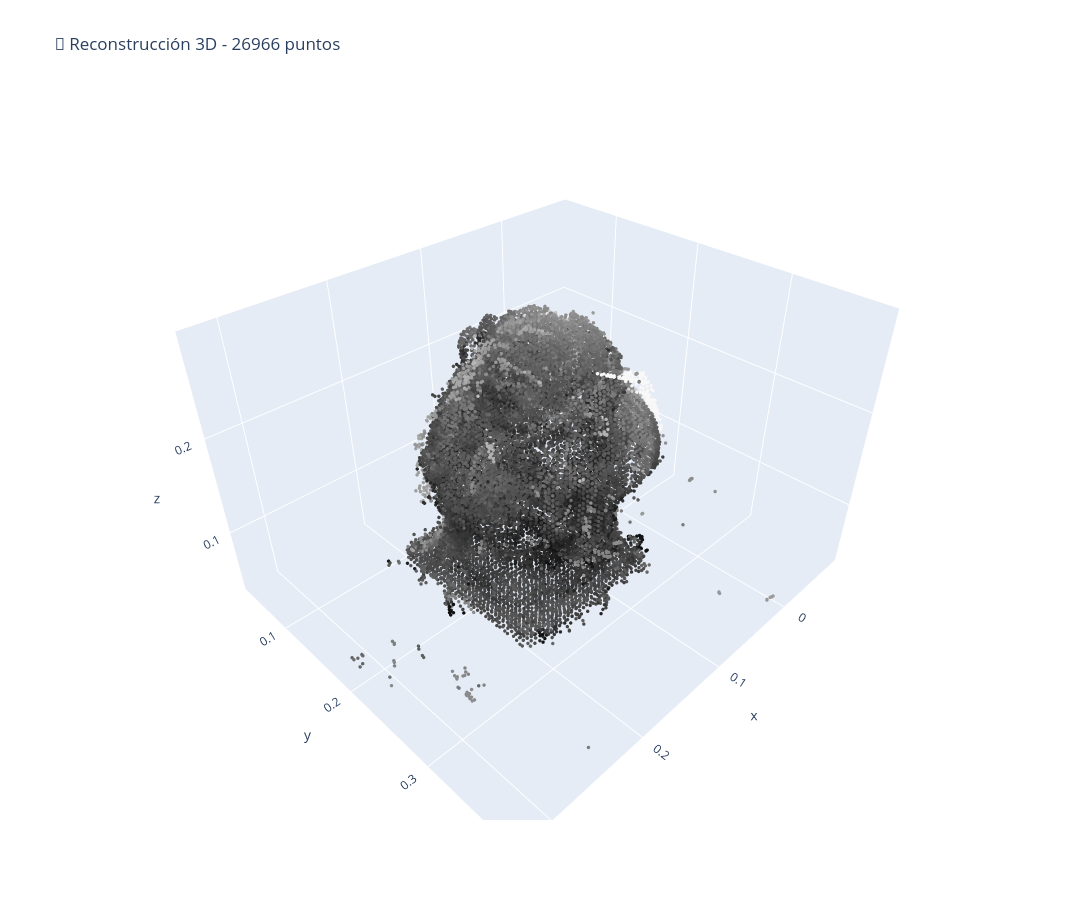

The notebook cell saved with this chart:
### Markdown cell above
# RECORTAR con bounding box (eliminar ruido de los bordes)

### Code cell
import open3d as o3d, numpy as np
import plotly.graph_objects as go

# PASO 1: Cargar merged completo
merged = o3d.io.read_point_cloud("data/pointcloud/final_merged.ply")
pts = np.asarray(merged.points)
print(f"📊 Puntos antes: {len(pts)}")

# PASO 2: Recortar con bbox (🔧 ajustá estos valores)
bbox_min = np.array([-0.082, -0.046, 0.04])  # 📊 Valores del diagnóstico
bbox_max = np.array([0.336,  0.423,  0.3])   # 📊 Valores del diagnóstico
bbox = o3d.geometry.AxisAlignedBoundingBox(min_bound=bbox_min, max_bound=bbox_max)
merged_cropped = merged.crop(bbox)
print(f"✂️  Después: {len(merged_cropped.points)} puntos")

# PASO 3: Guardar
o3d.io.write_point_cloud("data/pointcloud/final_merged_cropped.ply", merged_cropped, write_ascii=False)
print(f"💾 Guardado: final_merged_cropped.ply")

# PASO 4: Visualizar en navegador
pts_crop = np.asarray(merged_cropped.points)
cols = np.asarray(merged_cropped.colors) if merged_cropped.has_colors() else None

if len(pts_crop) > 200000:
    idx = np.random.choice(len(pts_crop), 200000, replace=False)
    pts_sample, cols_sample = pts_crop[idx], (cols[idx] if cols is not None else None)
else:
    pts_sample, cols_sample = pts_crop, cols

if cols_sample is None:
    marker_dict = dict(size=2, color=pts_sample[:,2], colorscale="Viridis", showscale=True)
else:
    rgb_strings = [f"rgb({int(r*255)},{int(g*255)},{int(b*255)})" for r,g,b in cols_sample]
    marker_dict = dict(size=2, color=rgb_strings)

fig = go.Figure([go.Scatter3d(x=pts_sample[:,0], y=pts_sample[:,1], z=pts_sample[:,2], 
                               mode="markers", marker=marker_dict)])
fig.update_layout(scene=dict(aspectmode="data"), width=1400, height=900, 
                  title=f"🎯 Reconstrucción 3D - {len(pts_crop)} puntos")
fig.show()
print("✅ Listo!")

### Figure 1 — Plotly figure (JSON) as saved in the notebook; plotly's stock layout.template omitted (floating-point values rounded to 4 significant figures; data arrays with more than 128 entries replaced by an {"elided": "..."} marker saying what was removed)
{"data": [{"marker": {"color": {"elided": "26966 str values"}, "size": 2}, "mode": "markers", "type": "scatter3d", "x": {"elided": "26966 float values"}, "y": {"elided": "26966 float values"}, "z": {"elided": "26966 float values"}}], "layout": {"height": 900, "scene": {"aspectmode": "data"}, "title": {"text": "🎯 Reconstrucción 3D - 26966 puntos"}, "width": 1400}}
